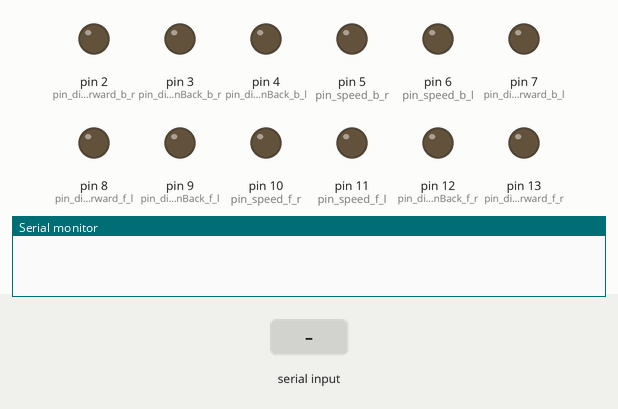
This sketch was run on a simulated Arduino Uno, built with avr-gcc and run on an emulated ATmega328P. On the bench: output pins drawn as LEDs (lit = HIGH), the last lines printed to the serial monitor. Inputs (shaded band) come from the test bench.

Above: at 1.2 s.
1.3 s: "90,45\n" received over Serial
At 3.5 s:
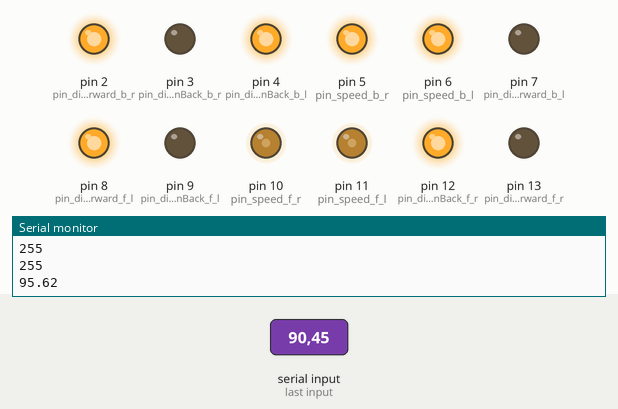
3.8 s: "30,150\n" received over Serial
At 5.7 s:
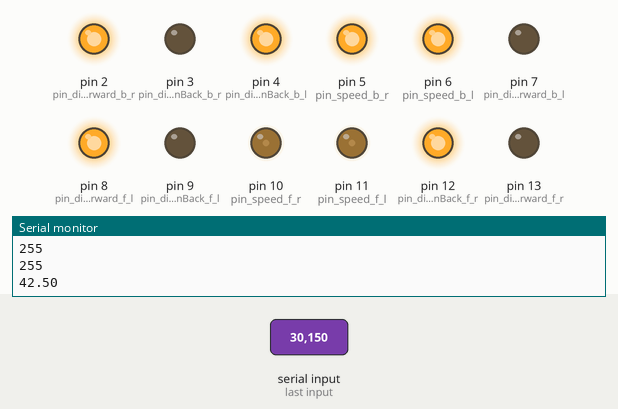
6.3 s: "200\n" received over Serial
At 8.5 s:
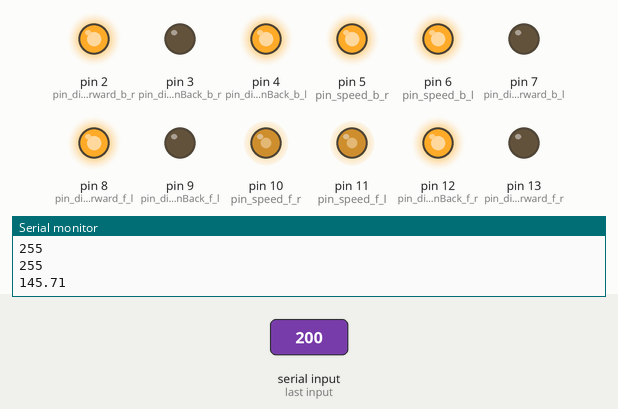
8.8 s: "90\n" received over Serial
At 10.5 s:
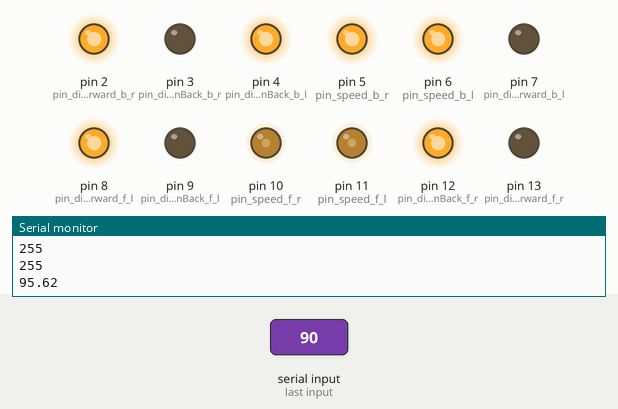
Timing chart, 0 to 12.0 s (numbered marks = the images above; inputs shaded):
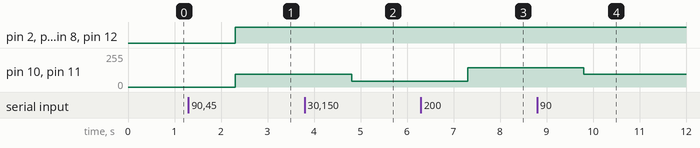

The sketch:

rotateIlon.ino
```cpp
#define pin_speed_f_r 10
#define pin_speed_f_l 11
#define pin_speed_b_r 5
#define pin_speed_b_l 6
#define pin_directionForward_f_r 13
#define pin_directionBack_f_r 12
#define pin_directionForward_f_l 8
#define pin_directionBack_f_l 9
#define pin_directionForward_b_r 2
#define pin_directionBack_b_r 3
#define pin_directionForward_b_l 7
#define pin_directionBack_b_l 4


void setup() {
  pinMode(2,OUTPUT);
  pinMode(3,OUTPUT);
  pinMode(4,OUTPUT);
  pinMode(5,OUTPUT);
  pinMode(6,OUTPUT);
  pinMode(7,OUTPUT);
  pinMode(8,OUTPUT);
  pinMode(9,OUTPUT);
  pinMode(10,OUTPUT);
  pinMode(11,OUTPUT);
  pinMode(12,OUTPUT);
  pinMode(13,OUTPUT);
  Serial.begin(9600);

}


void loop() {
  if (Serial.available() > 0) {
  String str = Serial.readString();

  int V= 255;

  Serial.println(V);
  double r = str.toInt();
  r = (r+150)/r;
  Serial.println(V);
  double f =V/(r);//40 r=1000
  Serial.println(f);
  analogWrite(pin_speed_f_r,f);
  digitalWrite(pin_directionForward_f_r, 0);
  digitalWrite(pin_directionBack_f_r,1);

  analogWrite(pin_speed_f_l,f);
  digitalWrite(pin_directionForward_f_l, 1);
  digitalWrite(pin_directionBack_f_l, 0);

  analogWrite(pin_speed_b_r,V);
  digitalWrite(pin_directionForward_b_r, 1);
  digitalWrite(pin_directionBack_b_r, 0);

  analogWrite(pin_speed_b_l,V);
  digitalWrite(pin_directionForward_b_l, 0);
  digitalWrite(pin_directionBack_b_l, 1);

  }

  }
```

Measured:
- after the input at 1.3 s, pin 2 (pin_directionForward_b_r), pin 4 (pin_directionBack_b_l), pin 5 (pin_speed_b_r), pin 6 (pin_speed_b_l), pin 8 (pin_directionForward_f_l), pin 12 (pin_directionBack_f_r): LOW → HIGH after 1.0 s; pin 10 (pin_speed_f_r), pin 11 (pin_speed_f_l): 0/255 → 95/255 after 1.0 s
- after the input at 3.8 s, pin 10 (pin_speed_f_r), pin 11 (pin_speed_f_l): 95/255 → 42/255 after 1.0 s
- after the input at 6.3 s, pin 10 (pin_speed_f_r), pin 11 (pin_speed_f_l): 42/255 → 145/255 after 1.0 s
- after the input at 8.8 s, pin 10 (pin_speed_f_r), pin 11 (pin_speed_f_l): 145/255 → 95/255 after 1.0 s
